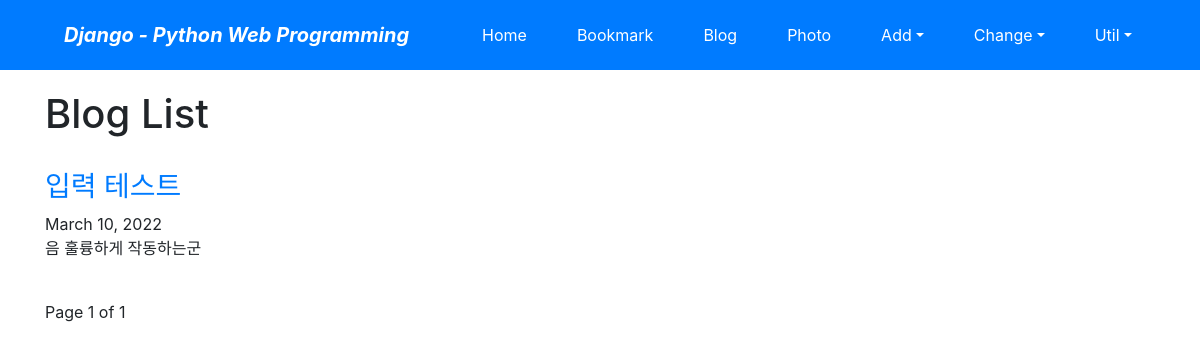
Screenshot of /blog/ with the database file from the repository.
### blog/models.py (models this page shows, shortened)
class Post(models.Model):
    title = models.CharField(verbose_name = 'TITLE', max_length=50)
    slug = models.SlugField('SLUG', unique=True, allow_unicode=True, help_text='한단어요약')
    description = models.CharField('DESCRIPTION', max_length=100, blank = True, help_text='한줄요약')
    content = models.TextField('CONTENT')
    create_dt = models.DateTimeField('CREATE DATE', auto_now_add = True)
    modify_dt = models.DateTimeField('MODIFY DATE', auto_now = True)
    tags = TaggableManager(blank=True)
    owner = models.ForeignKey(User, on_delete=models.CASCADE, verbose_name='OWNER', blank=True, null=True)
    class Meta:
        verbose_name = 'post'
        verbose_name_plural = 'posts'
        db_table = 'blog_posts'
        ordering = ('-modify_dt', )
    def get_absolute_url(self):
        return reverse('blog:post_detail', args=(self.slug,))

### blog/views.py (the view)
# urls.py: path('', views.PostLV.as_view(), name='index'),
class PostLV(ListView):
    model = Post
    template_name = 'blog/post_all.html'
    context_object_name = 'posts'
    paginate_by = 2

### blog/templates/blog/post_all.html (shortened to what this page needs)
{% extends 'base.html' %}
{%block content%}
<h1>Blog List</h1>
<br>
{% for post in posts %}
    <h3><a href="{{ post.get_absolute_url }}">{{ post.title }}</a></h3>
    {{ post.modify_dt|date:"N d, Y"}}
    <p>{{ post.description }}</p>
{% endfor %}
<br>
<div>
    <span>
        Page {{ page_obj.number }} of {{page_obj.paginator.num_pages }}
    </span>
</div>
{% endblock %}

### rows the page displays
Post: title "입력 테스트", modify_dt "March 10, 2022", description "음 훌륭하게 작동하는군"

### other values shown
{{ page_obj.number }} "1"
{{ page_obj.paginator.num_pages }} "1"
